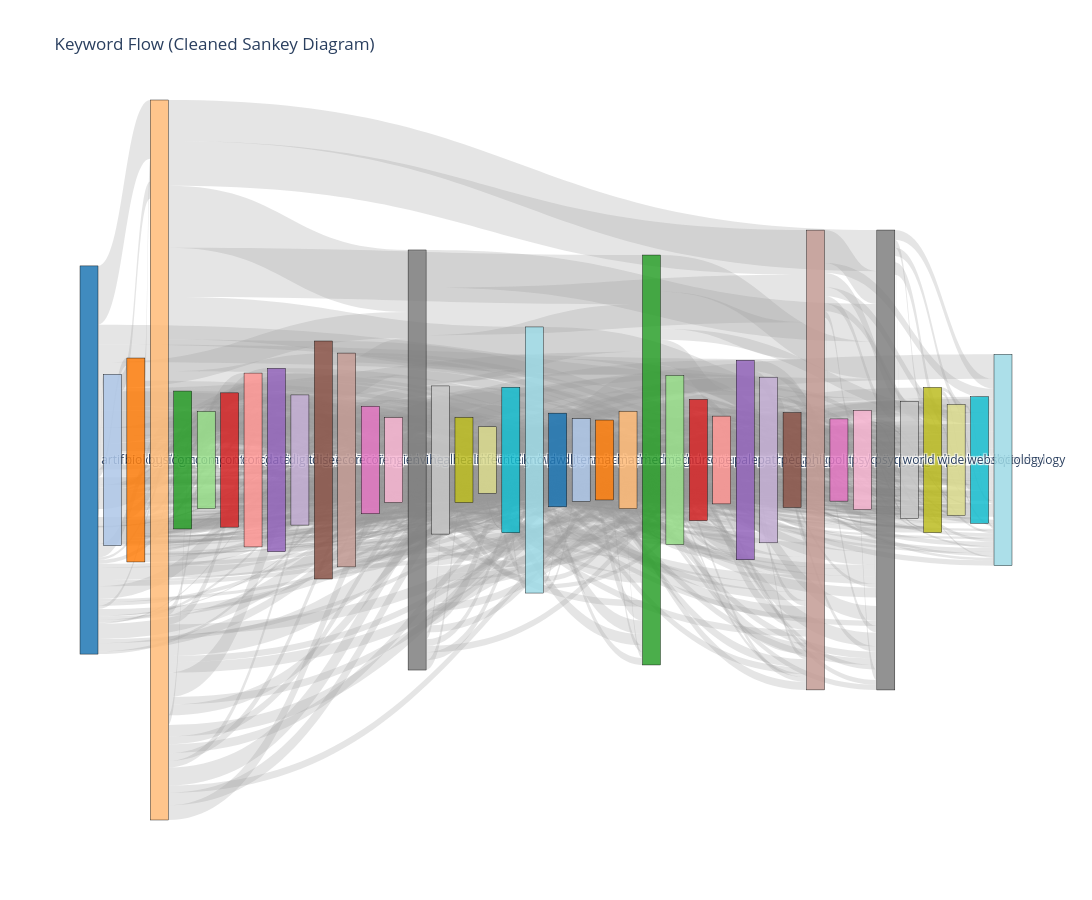

The code cell stored with this chart in its notebook:
### Code cell
import pandas as pd
import numpy as np
from collections import Counter
import itertools
import plotly.graph_objects as go
import seaborn as sns

# ---------------------------------------------------------
# 1. Use the SAME keyword list you used for the co-occurrence graph
# ---------------------------------------------------------
kw_lists = df["author_kw_list"].dropna().tolist()

# ---------------------------------------------------------
# 2. Build keyword co-occurrence pairs
# ---------------------------------------------------------
pair_counter = Counter()

for kws in kw_lists:
    kws_unique = sorted(set(kws))
    for a, b in itertools.combinations(kws_unique, 2):
        pair_counter[(a, b)] += 1

pairs_df = pd.DataFrame(
    [(a, b, w) for (a, b), w in pair_counter.items()],
    columns=["term1", "term2", "weight"]
)

# ---------------------------------------------------------
# 3. FILTERING — this is the FIX
# ---------------------------------------------------------
# Keep only strong connections
pairs_df = pairs_df[pairs_df["weight"] >= 3]

# Keep only top N keywords by frequency
freq_counter = Counter()
for kws in kw_lists:
    freq_counter.update(kws)

freq_df = pd.DataFrame(freq_counter.items(), columns=["kw", "freq"])
top_keywords = set(freq_df.sort_values("freq", ascending=False).head(40)["kw"])

pairs_df = pairs_df[
    pairs_df["term1"].isin(top_keywords) &
    pairs_df["term2"].isin(top_keywords)
]

# ---------------------------------------------------------
# 4. Build node list
# ---------------------------------------------------------
all_terms = sorted(set(pairs_df["term1"]).union(set(pairs_df["term2"])))
term_to_id = {t: i for i, t in enumerate(all_terms)}

sources = [term_to_id[t] for t in pairs_df["term1"]]
targets = [term_to_id[t] for t in pairs_df["term2"]]
values  = pairs_df["weight"].tolist()

# ---------------------------------------------------------
# 5. Color palette
# ---------------------------------------------------------
palette = sns.color_palette("tab20", len(all_terms))
node_colors = [
    f"rgba({int(r*255)}, {int(g*255)}, {int(b*255)}, 0.85)"
    for r, g, b in palette
]

# ---------------------------------------------------------
# 6. Build Sankey diagram
# ---------------------------------------------------------
fig = go.Figure(data=[go.Sankey(
    arrangement="snap",
    node=dict(
        pad=18,
        thickness=18,
        line=dict(color="black", width=0.4),
        label=all_terms,
        color=node_colors
    ),
    link=dict(
        source=sources,
        target=targets,
        value=values,
        color="rgba(150,150,150,0.25)"
    )
)])

fig.update_layout(
    title_text="Keyword Flow (Cleaned Sankey Diagram)",
    font_size=12,
    width=1400,
    height=900
)

fig.show()

### Figure 1 — Plotly figure (JSON) as saved in the notebook; plotly's stock layout.template omitted (floating-point values rounded to 4 significant figures; data arrays with more than 128 entries replaced by an {"elided": "..."} marker saying what was removed)
{"data": [{"arrangement": "snap", "link": {"color": "rgba(150,150,150,0.25)", "source": {"elided": "775 int values"}, "target": {"elided": "775 int values"}, "value": {"elided": "775 int values"}}, "node": {"color": ["rgba(31, 119, 180, 0.85)", "rgba(174, 199, 232, 0.85)", "rgba(255, 127, 14, 0.85)", "rgba(255, 187, 120, 0.85)", "rgba(44, 160, 44, 0.85)", "rgba(152, 223, 138, 0.85)", "rgba(214, 39, 40, 0.85)", "rgba(255, 152, 150, 0.85)", "rgba(148, 103, 189, 0.85)", "rgba(197, 176, 213, 0.85)", "rgba(140, 86, 75, 0.85)", "rgba(196, 156, 148, 0.85)", "rgba(227, 119, 194, 0.85)", "rgba(247, 182, 210, 0.85)", "rgba(127, 127, 127, 0.85)", "rgba(199, 199, 199, 0.85)", "rgba(188, 189, 34, 0.85)", "rgba(219, 219, 141, 0.85)", "rgba(23, 190, 207, 0.85)", "rgba(158, 218, 229, 0.85)", "rgba(31, 119, 180, 0.85)", "rgba(174, 199, 232, 0.85)", "rgba(255, 127, 14, 0.85)", "rgba(255, 187, 120, 0.85)", "rgba(44, 160, 44, 0.85)", "rgba(152, 223, 138, 0.85)", "rgba(214, 39, 40, 0.85)", "rgba(255, 152, 150, 0.85)", "rgba(148, 103, 189, 0.85)", "rgba(197, 176, 213, 0.85)", "rgba(140, 86, 75, 0.85)", "rgba(196, 156, 148, 0.85)", "rgba(227, 119, 194, 0.85)", "rgba(247, 182, 210, 0.85)", "rgba(127, 127, 127, 0.85)", "rgba(199, 199, 199, 0.85)", "rgba(188, 189, 34, 0.85)", "rgba(219, 219, 141, 0.85)", "rgba(23, 190, 207, 0.85)", "rgba(158, 218, 229, 0.85)"], "label": ["artificial intelligence", "biology", "business", "computer science", "computer security", "context (archaeology)", "coronavirus disease 2019 (covid-19)", "data science", "digital health", "disease", "economic growth", "economics", "engineering", "environmental health", "health care", "health literacy", "infectious disease (medical specialty)", "internet privacy", "knowledge management", "law", "literacy", "machine learning", "mathematics", "medical education", "medicine", "nursing", "operating system", "paleontology", "pathology", "pedagogy", "philosophy", "political science", "psychiatry", "psychological intervention", "psychology", "public health", "public relations", "social psychology", "sociology", "world wide web"], "line": {"color": "black", "width": 0.4}, "pad": 18, "thickness": 18}, "type": "sankey"}], "layout": {"font": {"size": 12}, "height": 900, "title": {"text": "Keyword Flow (Cleaned Sankey Diagram)"}, "width": 1400}}
